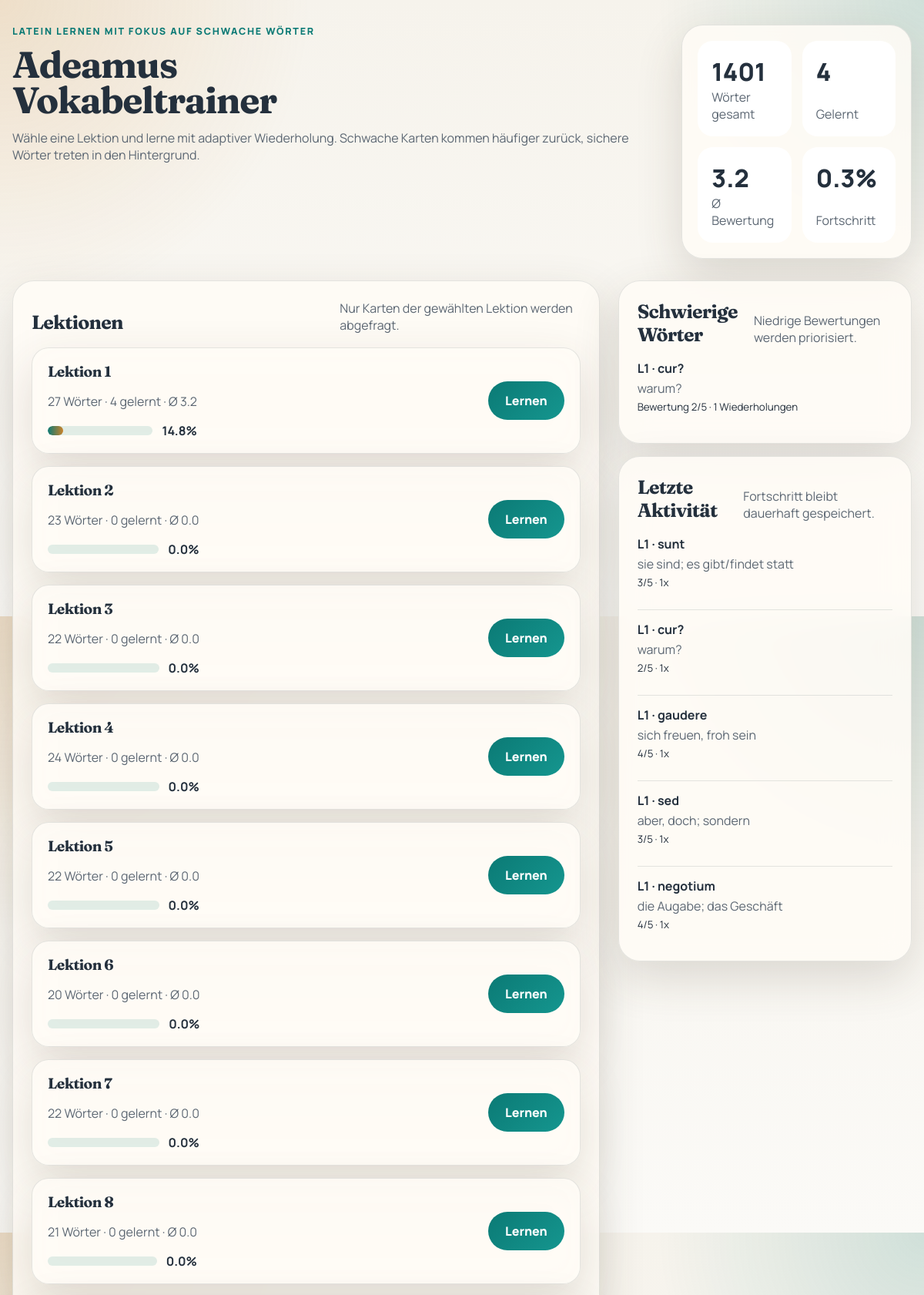
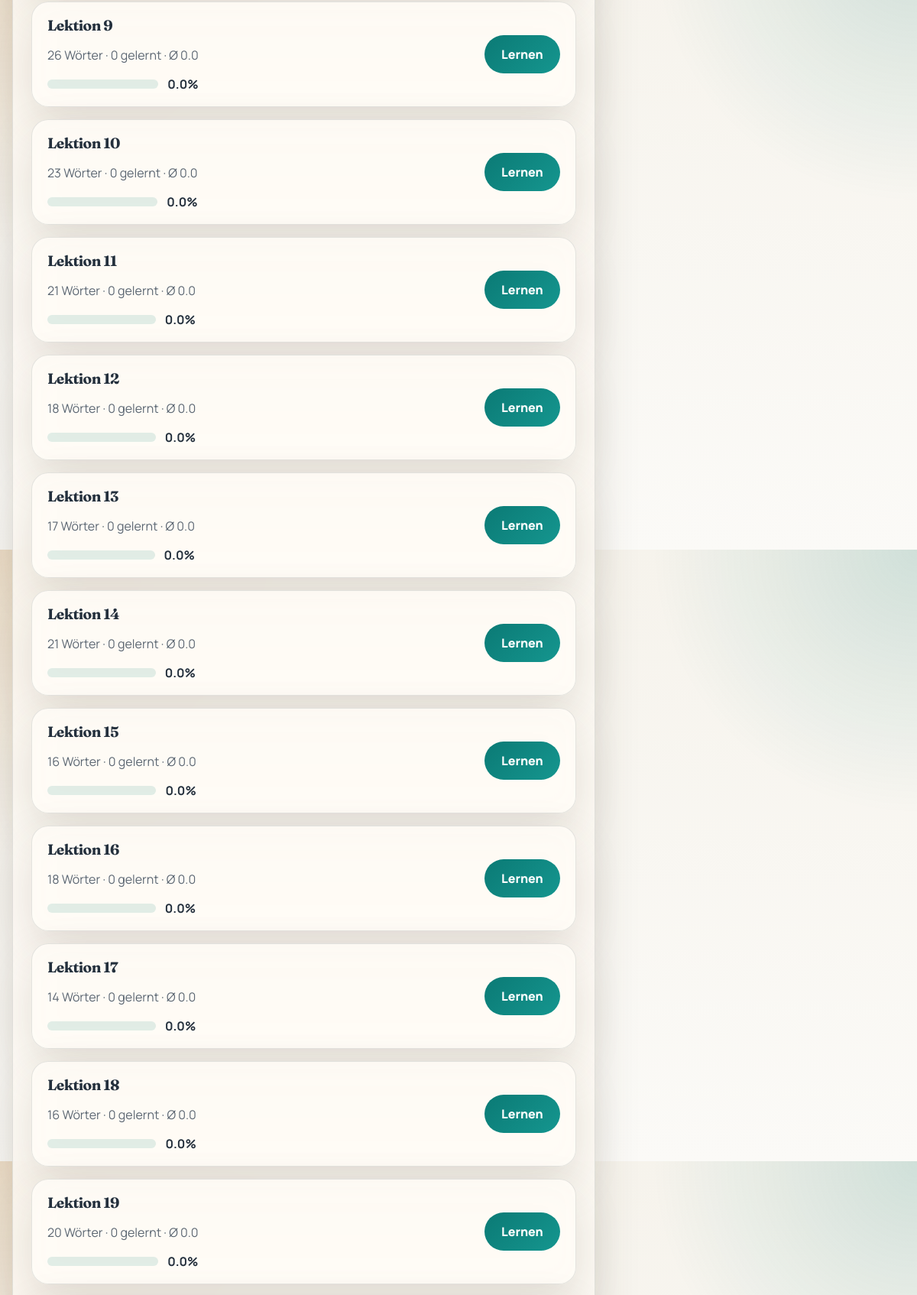
The page / (upper part) on the database its author committed (2 pictures, top to bottom).
### tables this page shows
CREATE TABLE flashcards (
                id INTEGER PRIMARY KEY AUTOINCREMENT,
                lektion TEXT NOT NULL,
                latin TEXT NOT NULL,
                german TEXT NOT NULL,
                rating INTEGER DEFAULT 0, -- 0 = Unrated, 1-5 = User Ratings
                last_reviewed TEXT,       -- ISO format timestamp
                review_count INTEGER DEFAULT 0,
                UNIQUE(lektion, latin)    -- Prevents duplicates, allows sync upd
            );

### flashcard_web.py (the view)
@app.route("/", methods=["GET"])
def home():
    lessons = []
    for lesson in db_manager.get_lessons():
        lessons.append({
            "name": lesson,
            "stats": db_manager.get_lesson_stats(lesson),
        })
    return render_template(
        "index.html",
        lessons=lessons,
        global_stats=db_manager.get_lesson_stats(),
        difficult_words=db_manager.get_difficult_words(limit=8),
        recent_activity=db_manager.get_recent_activity(limit=10),
    )

### flashcard_core.py (called while the page is built)
    def get_lessons(self):
        conn = sqlite3.connect(self.db_path)
        cursor = conn.cursor()
        cursor.execute("SELECT DISTINCT lektion FROM flashcards")
        lessons = [row[0] for row in cursor.fetchall() if row[0]]
        conn.close()
        def natural_sort_key(value):
            return [int(part) if part.isdigit() else part.lower() for part in re.split(r"(\d+)", value)]
        return sorted(lessons, key=natural_sort_key)

### templates/index.html (shortened to what this page needs)
{% extends "layout.html" %}
{% block content %}
<div class="hero">
  <div>
    <p class="eyebrow">Latein lernen mit Fokus auf schwache Wörter</p>
    <h1>Adeamus Vokabeltrainer</h1>
    <p class="lede">Wähle eine Lektion und lerne mit adaptiver Wiederholung. Schwache Karten kommen häufiger zurück, sichere Wörter treten in den Hintergrund.</p>
  </div>
  <div class="hero-card">
    <div class="metric"><span>{{ global_stats.total }}</span><label>Wörter gesamt</label></div>
    <div class="metric"><span>{{ global_stats.learned }}</span><label>Gelernt</label></div>
    <div class="metric"><span>{{ global_stats.avg_rating }}</span><label>Ø Bewertung</label></div>
    <div class="metric"><span>{{ global_stats.progress_pct }}%</span><label>Fortschritt</label></div>
  </div>
</div>
<div class="dashboard-grid">
  <section class="panel lessons-panel">
    <div class="section-head">
      <h2>Lektionen</h2>
      <p>Nur Karten der gewählten Lektion werden abgefragt.</p>
    </div>
    <div class="lesson-list">
      {% for lesson in lessons %}
      <article class="lesson-card">
        <div>
          <h3>Lektion {{ lesson.name }}</h3>
          <p>{{ lesson.stats.total }} Wörter · {{ lesson.stats.learned }} gelernt · Ø {{ lesson.stats.avg_rating }}</p>
          <div class="progress-row">
            <div class="progress-bar"><span style="width: {{ lesson.stats.progress_pct }}%"></span></div>
            <strong>{{ lesson.stats.progress_pct }}%</strong>
          </div>
        </div>
        <a class="primary-link" href="{{ url_for('lesson_view', lesson=lesson.name) }}">Lernen</a>
      </article>
      {% endfor %}
    </div>
  </section>
  <aside class="sidebar-stack">
    <section class="panel">
      <div class="section-head">
        <h2>Schwierige Wörter</h2>
        <p>Niedrige Bewertungen werden priorisiert.</p>
      </div>
      <ul class="word-list">
        {% for lesson, latin, german, rating, reviews in difficult_words %}
        <li>
          <strong>L{{ lesson }} · {{ latin }}</strong>
          <span>{{ german }}</span>
          <small>Bewertung {{ rating }}/5 · {{ reviews }} Wiederholungen</small>
        </li>
        {% else %}
        <li class="empty-state">Noch keine schwierigen Wörter erfasst.</li>
        {% endfor %}
      </ul>
    </section>
    <section class="panel">
      <div class="section-head">
        <h2>Letzte Aktivität</h2>
        <p>Fortschritt bleibt dauerhaft gespeichert.</p>
      </div>
      <ul class="activity-list">
        {% for lesson, latin, german, rating, reviewed_at, reviews in recent_activity %}
        <li>
          <strong>L{{ lesson }} · {{ latin }}</strong>
          <span>{{ german }}</span>
          <small>{{ rating }}/5 · {{ reviews }}x</small>
        </li>
        {% else %}
        <li class="empty-state">Noch keine Bewertungen gespeichert.</li>
        {% endfor %}
      </ul>
    </section>
  </aside>
</div>
{% endblock %}

### static/style.css (style rules this page uses)
:root { --bg: #f6f3ec; --bg-accent: #efe5d4; --panel: rgba(255, 252, 246, 0.86); --text: #24303d; --muted: #5c6773; --line: rgba(36, 48, 61, 0.12); --primary: #0b7a75; --primary-dark: #085c58; --gold: #c9822b; --danger: #c74b50; --shadow: 0 22px 60px rgba(71, 57, 39, 0.16); }
* { box-sizing: border-box; }
body { margin: 0; font-family: "Manrope", sans-serif; color: var(--text); background: radial-gradient(circle at top left, rgba(201, 130, 43, 0.18), transparent 28%), radial-gradient(circle at top right, rgba(11, 122, 117, 0.16), transparent 24%), linear-gradient(180deg, var(--bg) 0%, #fbfaf7 100%); min-height: 100vh; }
.hero, .lesson-header { display: flex; gap: 24px; justify-content: space-between; align-items: flex-start; margin-bottom: 28px; }
.eyebrow { margin: 0 0 12px; text-transform: uppercase; letter-spacing: 0.14em; font-size: 0.78rem; color: var(--primary); font-weight: 800; }
h1, h2, h3 { margin: 0; font-family: "Fraunces", serif; letter-spacing: -0.03em; }
h1 { font-size: clamp(2.6rem, 4vw, 4.4rem); line-height: 0.95; max-width: 10ch; }
h2 { font-size: 1.55rem; }
h3 { font-size: 1.2rem; }
.lede, .section-head p, .lesson-card p, .meta-text, .word-list span, .activity-list span, .empty-state, .answer-text, .stats-strip label, .metric label, .back-link, .secondary-button, .primary-link, .rating-form p { color: var(--muted); }
.hero-card, .panel, .flashcard, .lesson-card { border: 1px solid var(--line); background: var(--panel); backdrop-filter: blur(18px); box-shadow: var(--shadow); }
.hero-card { width: min(360px, 100%); display: grid; grid-template-columns: repeat(2, minmax(0, 1fr)); gap: 14px; padding: 20px; border-radius: 28px; }
.metric, .stats-strip div { background: white; border-radius: 20px; padding: 18px; min-height: 110px; display: flex; flex-direction: column; justify-content: space-between; }
.metric span, .stats-strip span { font-size: 2rem; font-weight: 800; }
.dashboard-grid { display: grid; grid-template-columns: minmax(0, 1.8fr) minmax(300px, 0.9fr); gap: 24px; align-items: start; }
.panel { border-radius: 28px; padding: 24px; }
.section-head { display: flex; justify-content: space-between; gap: 20px; align-items: end; margin-bottom: 18px; }
.section-head p { margin: 0; max-width: 32ch; }
.lesson-list, .sidebar-stack { display: grid; gap: 16px; auto-rows: max-content; }
.lesson-card { border-radius: 22px; padding: 18px 20px; display: flex; gap: 18px; justify-content: space-between; align-items: center; }
.progress-row { display: flex; align-items: center; gap: 12px; margin-top: 14px; }
.progress-bar { flex: 1; height: 12px; background: rgba(11, 122, 117, 0.12); border-radius: 999px; overflow: hidden; }
.progress-bar span { display: block; height: 100%; border-radius: inherit; background: linear-gradient(90deg, var(--primary), var(--gold)); }
.primary-link, .secondary-button, .reveal-button, .rating-button { border: 0; cursor: pointer; text-decoration: none; transition: transform 140ms ease, box-shadow 140ms ease, background 140ms ease; }
.primary-link, .secondary-button, .reveal-button { display: inline-flex; align-items: center; justify-content: center; border-radius: 999px; padding: 14px 22px; font-weight: 800; }
.primary-link, .reveal-button { background: linear-gradient(135deg, var(--primary), #15968f); color: white; }
.word-list, .activity-list { list-style: none; padding: 0; margin: 0; display: grid; gap: 12px; }
.word-list li, .activity-list li { display: grid; gap: 4px; padding: 14px 0; border-top: 1px solid var(--line); }
.word-list li:first-child, .activity-list li:first-child { border-top: 0; padding-top: 0; }

### rows shown on the page
flashcards: lektion "1", latin "cur?", german "warum?", rating "2", review_count "1"
flashcards: lektion "1", latin "sunt", german "sie sind; es gibt/findet statt", rating "3", review_count "1"
flashcards: lektion "1", latin "gaudere", german "sich freuen, froh sein", rating "4", review_count "1"
flashcards: lektion "1", latin "sed", german "aber, doch; sondern", rating "3", review_count "1"
flashcards: lektion "1", latin "negotium", german "die Augabe; das Geschäft", rating "4", review_count "1"

### other values the page prints
{{ global_stats.total }} "1401"
{{ global_stats.learned }} "4"
{{ global_stats.avg_rating }} "3.2"
{{ global_stats.progress_pct }} "0.3"
{{ lesson.name }} "1" "2" "3" "4" "5" "6" "7" "8" "9" "10" "11" "12" "13" "14" "15" "16" "17" "18" "19"
{{ lesson.stats.total }} "27" "23" "22" "24" "22" "20" "22" "21" "26" "23" "21" "18" "17" "21" "16" "18" "14" "16" "20"
{{ lesson.stats.learned }} "4" "0" "0" "0" "0" "0" "0" "0" "0" "0" "0" "0" "0" "0" "0" "0" "0" "0" "0"
{{ lesson.stats.avg_rating }} "3.2" "0.0" "0.0" "0.0" "0.0" "0.0" "0.0" "0.0" "0.0" "0.0" "0.0" "0.0" "0.0" "0.0" "0.0" "0.0" "0.0" "0.0" "0.0"
{{ lesson.stats.progress_pct }} "14.8" "0.0" "0.0" "0.0" "0.0" "0.0" "0.0" "0.0" "0.0" "0.0" "0.0" "0.0" "0.0" "0.0" "0.0" "0.0" "0.0" "0.0" "0.0"
